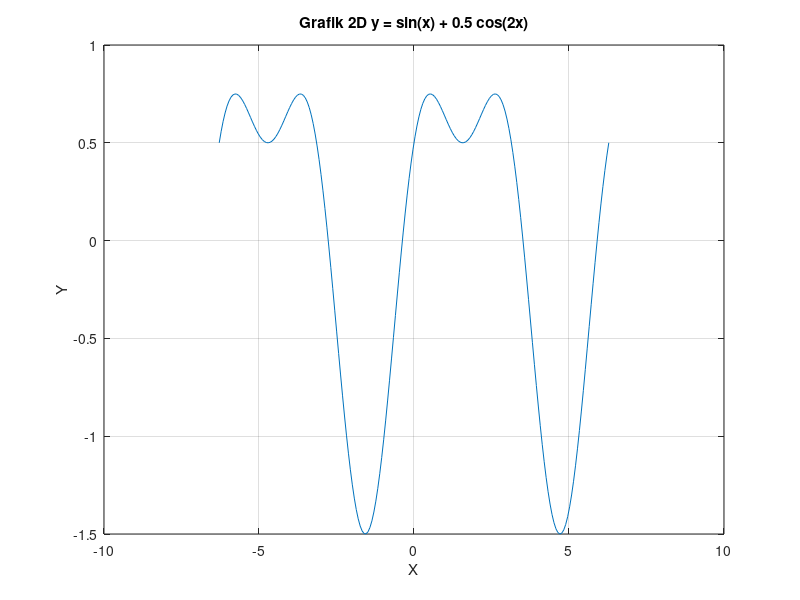

The MATLAB source for this figure:
x = linspace(-2*pi,2*pi,200);
y = sin(x) + 0.5*cos(2*x);

plot(x,y);
grid on;
title('Grafik 2D y = sin(x) + 0.5 cos(2x)');
xlabel('X');
ylabel('Y');
